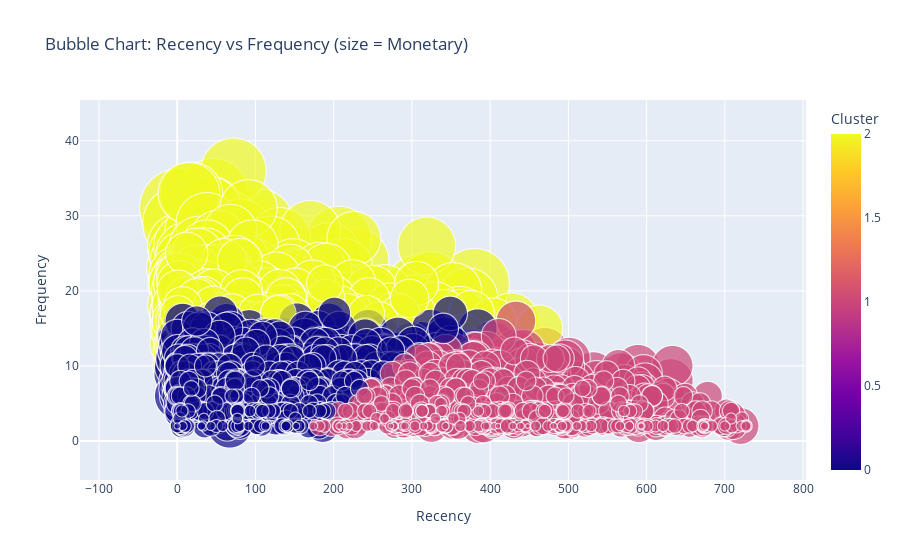

The cell this chart's notebook holds for it:
### Code cell
import plotly.express as px

fig = px.scatter(
    df_RFM,
    x='Recency',
    y='Frequency',
    size='Monetary',                # Kích thước bubble
    color='Cluster',                # Màu theo cụm
    hover_name='Cluster',           # Hiển thị cụm khi hover
    size_max=80,                    # Giới hạn kích thước bubble
    title='Bubble Chart: Recency vs Frequency (size = Monetary)'
)

fig.update_layout(
    xaxis_title='Recency',
    yaxis_title='Frequency',
    legend_title='Cluster'
)

fig.show()

### Figure 1 — Plotly figure (JSON) as saved in the notebook; plotly's stock layout.template omitted (floating-point values rounded to 4 significant figures; data arrays with more than 128 entries replaced by an {"elided": "..."} marker saying what was removed)
{"data": [{"hovertemplate": "<b>%{hovertext}</b><br><br>Recency=%{x}<br>Frequency=%{y}<br>Monetary=%{marker.size}<br>Cluster=%{marker.color}<extra></extra>", "hovertext": {"elided": "3898 int values"}, "legendgroup": "", "marker": {"color": {"elided": "3898 int values"}, "coloraxis": "coloraxis", "size": {"elided": "3898 float values"}, "sizemode": "area", "sizeref": 0.05864, "symbol": "circle"}, "mode": "markers", "name": "", "showlegend": false, "type": "scattergl", "x": {"elided": "3898 int values"}, "xaxis": "x", "y": {"elided": "3898 int values"}, "yaxis": "y"}], "layout": {"coloraxis": {"colorbar": {"title": {"text": "Cluster"}}, "colorscale": [[0, "#0d0887"], [0.1111, "#46039f"], [0.2222, "#7201a8"], [0.3333, "#9c179e"], [0.4444, "#bd3786"], [0.5556, "#d8576b"], [0.6667, "#ed7953"], [0.7778, "#fb9f3a"], [0.8889, "#fdca26"], [1, "#f0f921"]]}, "legend": {"itemsizing": "constant", "title": {"text": "Cluster"}, "tracegroupgap": 0}, "title": {"text": "Bubble Chart: Recency vs Frequency (size = Monetary)"}, "xaxis": {"anchor": "y", "domain": [0, 1], "title": {"text": "Recency"}}, "yaxis": {"anchor": "x", "domain": [0, 1], "title": {"text": "Frequency"}}}}
